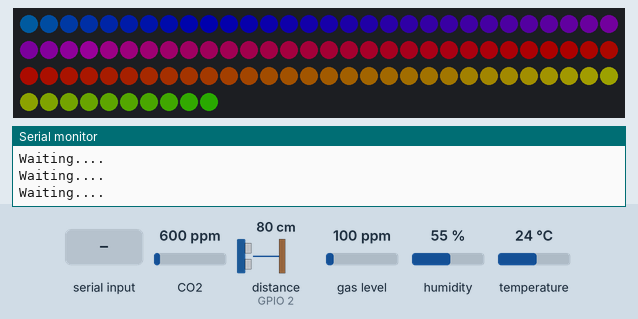
This sketch was run on a simulated ESP32. On the bench: 100 RGB LEDs in strip order, left to right, continuing on the next row, the last lines printed to the serial monitor. Inputs (shaded band) come from the test bench; at power-on: distance to the obstacle (sensor on GPIO 2) 80 cm, CO2 600 ppm, gas level 100 ppm, humidity 55 %, temperature 24 °C. The echo pulse lasts 58.3 µs per cm; dim RGB values are drawn brighter than linear.

Above: at 7.1 s.
7.2 s: distance to the obstacle (sensor on GPIO 2) set to 2 cm
At 10.49 s:
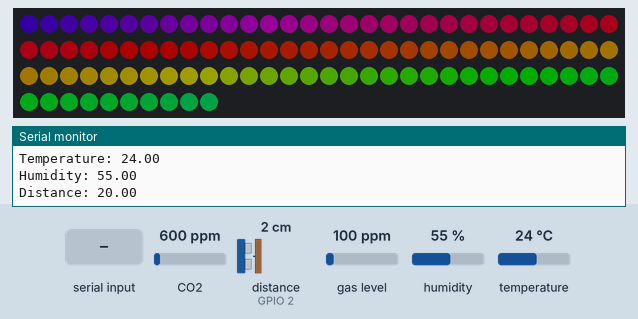
25.4 s: distance to the obstacle (sensor on GPIO 2) set to 4 cm
38.2 s: distance to the obstacle (sensor on GPIO 2) set to 18 cm
At 41.71 s:
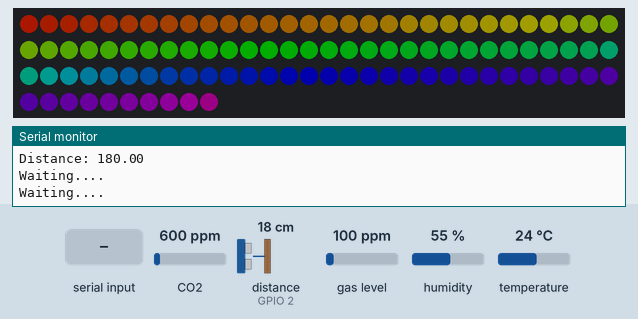
43.3 s: "1" received over the second serial link
At 60.19 s:
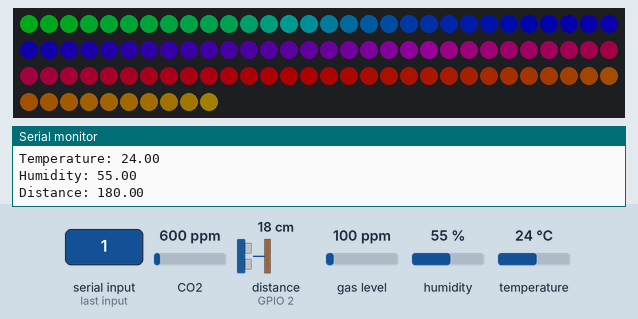

The sketch:

main.ino
```cpp
#include "ScioSense_ENS160.h"
#include <AHTxx.h>
#include <hcsr04.h>
#include "FastLED.h"
#include <HardwareSerial.h>

HardwareSerial SerialPort2 (2);

struct Button_data{
  bool vol_up_pressed = false;
  bool vol_down_pressed = false;
  bool scan_pressed = false;
  bool mode_pressed = false;
  bool rainbow = true;
};

struct Data {
  float aqi;
  float tvoc;
  float eco2;
  float hp0;
  float hp1;
  float hp2;
  float hp3;

  float temperature;
  float humidity;
  float distance;
};

Data data;
Button_data button_data;

#define ECHO_PIN 2
#define TRIG_PIN 4
#define LED_PIN 25

#define NUM_LEDS 100

#define MODE_PIN 13
#define VOL_UP_PIN 12
#define SCAN_PIN 14
#define VOL_DOWN_PIN 27

// HC-RSO4
// Trig - 4
// Echo - 2

// MODE - фиолетовый проводок - 13 пин
// VOL+ - серый проводок - 12 пин
// SCAN - синий проводок - 14 пин
// VOL- - оранжевый проводок - 27 пин

HCSR04 hcsr04(TRIG_PIN, ECHO_PIN, 20, 4000);
ScioSense_ENS160 ens160(ENS160_I2CADDR_1);
AHTxx aht20(AHTXX_ADDRESS_X38, AHT2x_SENSOR);
CRGB leds[NUM_LEDS];

void setup() {
  Serial.begin(115200);
  SerialPort2.begin(115200, SERIAL_8N1, 16, 17);

  FastLED.addLeds<WS2811, LED_PIN, GRB>(leds, NUM_LEDS).setCorrection( TypicalLEDStrip );
  FastLED.setBrightness(50);

  pinMode(MODE_PIN, INPUT);
  pinMode(VOL_UP_PIN, INPUT);
  pinMode(SCAN_PIN, INPUT);
  pinMode(VOL_DOWN_PIN, INPUT);

  if (!ens160.begin()) {
    Serial.println("Error while starting ENS160");
  }

  if (!aht20.begin()) {
    Serial.println("Error while starting AHT20");
  }

  xTaskCreatePinnedToCore (
    loop2,
    "loop2",
    1000,
    NULL,
    0,
    NULL,
    0
  );
}

static uint32_t scanTime;
static bool mode_pressed = false;
static bool scan_pressed = false;

void loop() {
  ens160.measure(0);

  if (button_data.rainbow)
  {
    static byte counter = 0;
    for (int i = 0; i < NUM_LEDS; i++ ) {
      leds[i] = CHSV(counter + i * 2, 255, 255);
    }
    counter++;

    FastLED.show();
  }

  if (millis() - scanTime > 10000)
  {
    scanTime = millis();
    data.aqi = ens160.getAQI();
    data.tvoc = ens160.getTVOC();
    data.eco2 = ens160.geteCO2();
    data.hp0 = ens160.getHP0();
    data.hp1 = ens160.getHP0();
    data.hp2 = ens160.getHP0();
    data.hp3 = ens160.getHP0();

    data.temperature = aht20.readTemperature();
    data.humidity = aht20.readHumidity();
    data.distance = hcsr04.distanceInMillimeters();

    while (!data.temperature) {
      data.humidity = aht20.readTemperature();
    }

    while (!data.humidity) {
      data.humidity = aht20.readHumidity();
    }

    while (!data.distance) {
      data.distance = hcsr04.distanceInMillimeters();
    }

    Serial.println("Temperature: " + String(data.temperature));
    Serial.println("Humidity: " + String(data.humidity));
    Serial.println("Distance: " + String(data.distance));

    SerialPort2.write((byte*)&data, sizeof(data));
  }

  static bool vol_up_button_mode = false;
  static bool vol_down_button_mode = false;
  if (button_data.mode_pressed && !mode_pressed)
  {
    mode_pressed = true;
    pinMode(MODE_PIN, OUTPUT);
    delay(50);
    pinMode(MODE_PIN, INPUT);
  }
  if (button_data.scan_pressed && !scan_pressed)
  {
    scan_pressed = true;
    pinMode(SCAN_PIN, OUTPUT);
    delay(50);
    pinMode(SCAN_PIN, INPUT);
  }

  if (button_data.vol_up_pressed && !vol_up_button_mode)
  {
    pinMode(VOL_UP_PIN, OUTPUT);
    vol_up_button_mode = true;
  }
  if (button_data.vol_down_pressed && !vol_down_button_mode)
  {
    pinMode(VOL_DOWN_PIN, OUTPUT);
    vol_down_button_mode = true;
  }

  if (!button_data.vol_up_pressed && vol_up_button_mode)
  {
    pinMode(VOL_UP_PIN, INPUT);
    vol_up_button_mode = false;
  }
  if (!button_data.vol_down_pressed && vol_down_button_mode)
  {
    pinMode(VOL_DOWN_PIN, INPUT);
    vol_down_button_mode = false;
  }

}

void loop2 (void* pvParameters) {
  while (true)
  {
    while (!SerialPort2.readBytes((byte*)&button_data, sizeof(button_data)))
    {
      Serial.println("Waiting....");
    }
    scan_pressed = false;
    mode_pressed = false;
    Serial.println("Got button data");
    Serial.println("mode: " + String(button_data.mode_pressed));
    Serial.println("scan: " + String(button_data.scan_pressed));
  }
}
```
